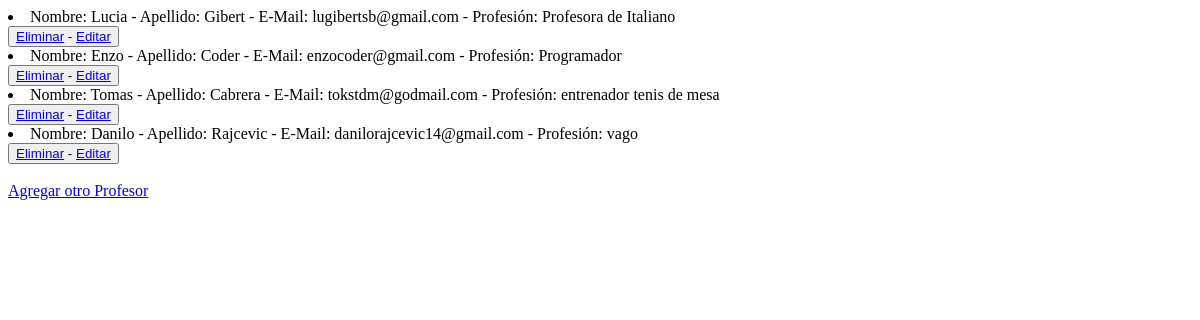
Page /leerProfesores (signed in) on the earlier database version.
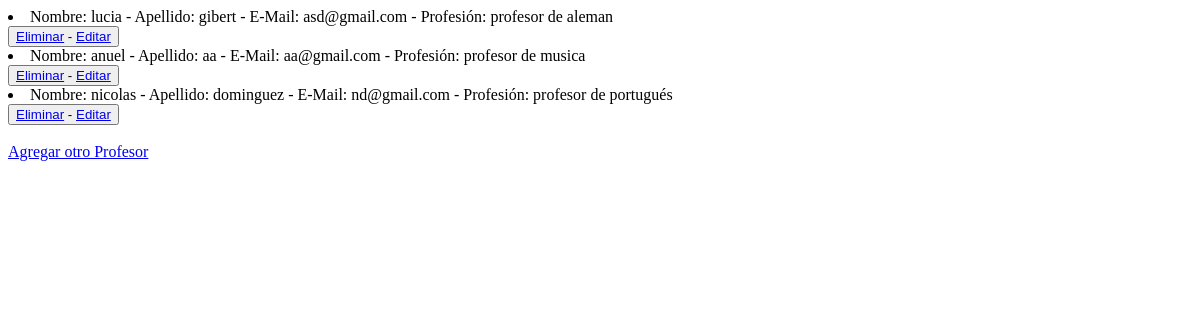
Same page on the later database version.
### AppCoder/models.py (models this page shows)
class Profesor(models.Model):
    nombre = models.CharField(max_length=30)
    apellido = models.CharField(max_length=30)
    email = models.EmailField()
    profesion = models.CharField(max_length=30)
    def __str__(self):
        return f"Nombre: {self.nombre} - Apellido: {self.apellido} - E-Mail: {self.email} - Profesión: {self.profesion}"

### AppCoder/views.py (the view)
# urls.py: path('leerProfesores', views.leerProfesores, name = "LeerProfesores"),
@login_required
def leerProfesores(request):
      profesores = Profesor.objects.all() #trae todos los profesores
      contexto= {"profesores":profesores}
      return render(request, "AppCoder/leerProfesores.html",contexto)

### AppCoder/templates/AppCoder/leerProfesores.html (shortened to what this page needs)
<!DOCTYPE html>
<html lang="en">
<head>
</head>
<body>
    {% for p in profesores %}
        <li>{{p}}</li>
        <button>
            <a href="{% url 'EliminarProfesor' p.nombre %}"> Eliminar</a>
            -
            <a href="{% url 'EditarProfesor' p.nombre %}"> Editar</a>
        </button>
    {% endfor %}
    <br>
    <br>
    <a href="profesores">Agregar otro Profesor</a>
</body>
</html>

Differences in the rows shown:
removed Profesor: nombre+apellido+email "Nombre: Lucia - Apellido: Gibert - E-Mail: lugibertsb@gmail.com - Profesión: Profesora de Italiano"
removed Profesor: nombre+apellido+email "Nombre: Enzo - Apellido: Coder - E-Mail: enzocoder@gmail.com - Profesión: Programador"
removed Profesor: nombre+apellido+email "Nombre: Tomas - Apellido: Cabrera - E-Mail: tokstdm@godmail.com - Profesión: entrenador tenis de mesa"
removed Profesor: nombre+apellido+email "Nombre: Danilo - Apellido: Rajcevic - E-Mail: danilorajcevic14@gmail.com - Profesión: vago"
added Profesor: nombre+apellido+email "Nombre: lucia - Apellido: gibert - E-Mail: asd@gmail.com - Profesión: profesor de aleman"
added Profesor: nombre+apellido+email "Nombre: anuel - Apellido: aa - E-Mail: aa@gmail.com - Profesión: profesor de musica"
added Profesor: nombre+apellido+email "Nombre: nicolas - Apellido: dominguez - E-Mail: nd@gmail.com - Profesión: profesor de portugués"
